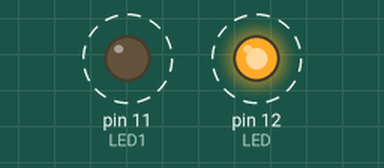
The sketch below on a simulated Arduino Uno, built with avr-gcc and run on an emulated ATmega328P. On the bench: output pins drawn as LEDs (lit = HIGH). Dashed ring = blinking.

Above: at 0.5 s.
Timing chart, 0 to 4.6 s (numbered marks = the images above):
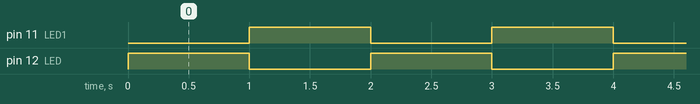

Measured:
- by itself, pin 11 (LED1), pin 12 (LED): alternates HIGH for 1.0 s and LOW for 1.0 s

The sketch:

Accensione_led.ino
```cpp
#define LED 12
#define LED1 11

void setup()
{
  pinMode(LED, OUTPUT);
  pinMode(LED1, OUTPUT);
}

void loop()
{

  digitalWrite(LED, HIGH);
  digitalWrite(LED1, LOW);

  delay(1000);

  digitalWrite(LED, LOW);
  digitalWrite(LED1, HIGH);

  delay(1000);
}
```
